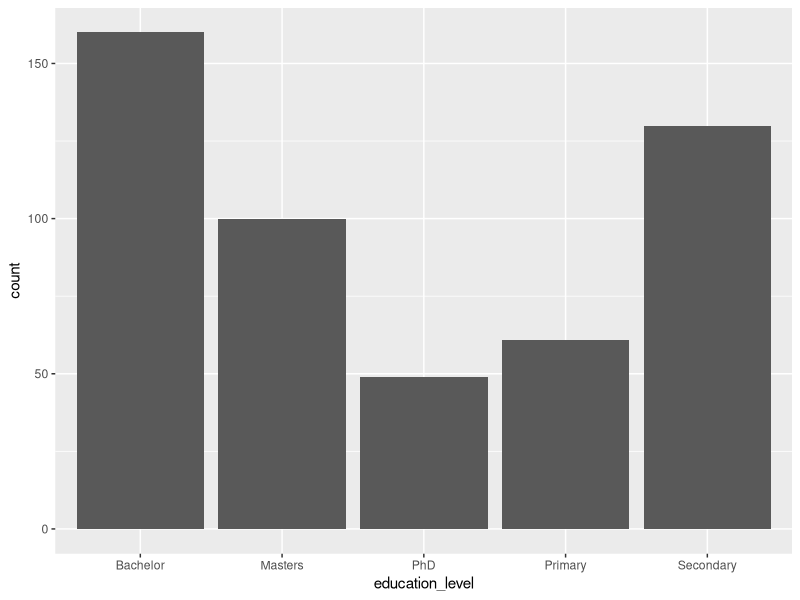
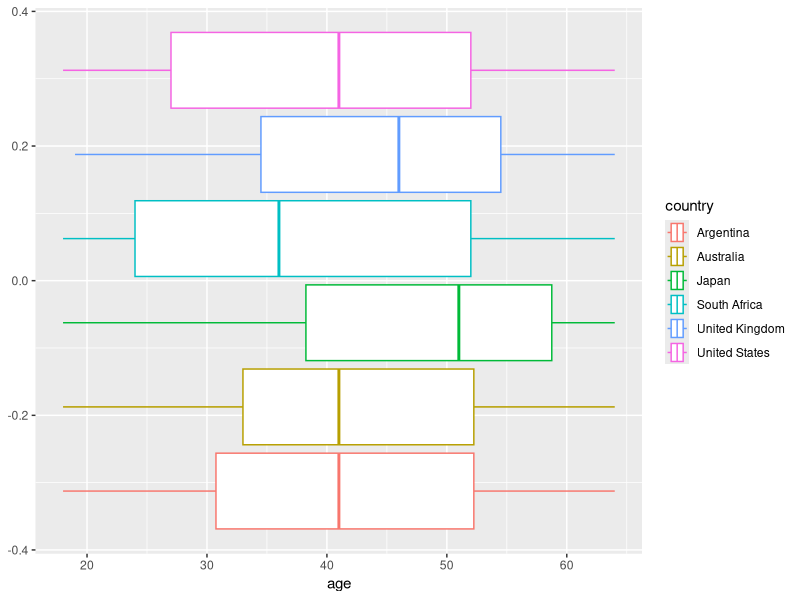
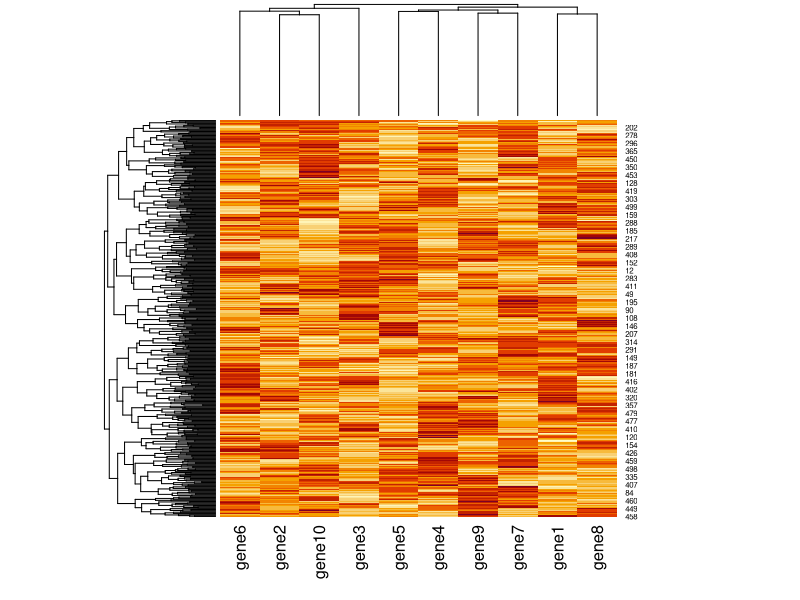
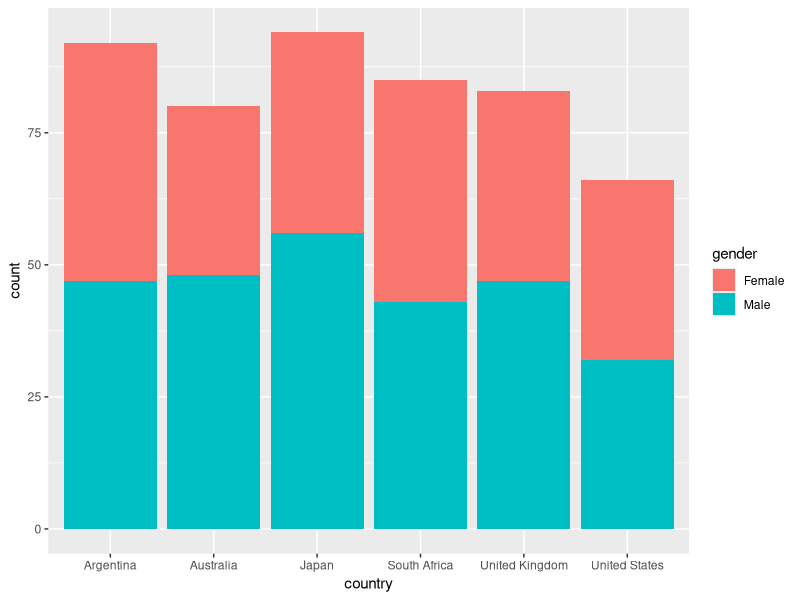
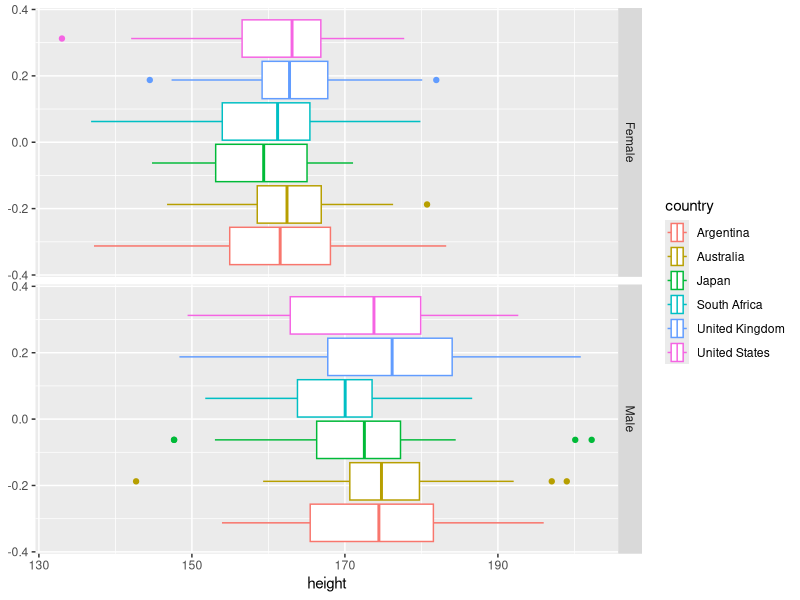
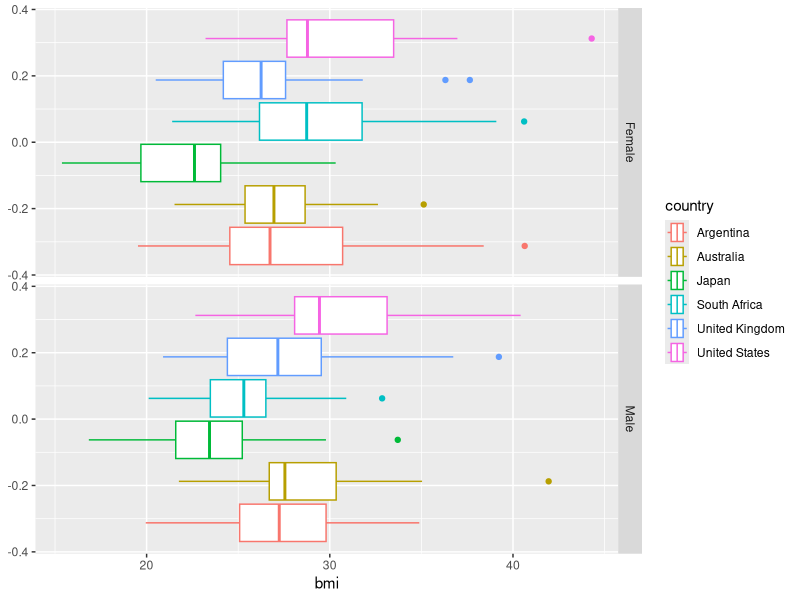

Write R code to recreate these figures, in order.
# load packages
 library(ggplot2)

# read data
mydata <- read.csv("mydata.csv")

# education level
ggplot(mydata, aes(education_level)) +
  geom_bar()

# country & age
ggplot(mydata, aes(x=age, color=country)) +
  geom_boxplot()

# gene expression
heatmap(as.matrix(mydata[,3:12]))

# country & gender
ggplot(mydata, aes(x = country, fill = gender)) +
  geom_bar()

# country, gender, height
ggplot(mydata, aes(x=height, color=country)) +
  geom_boxplot() +
  facet_grid(rows = vars(gender))

# country, gender, bmi
ggplot(mydata, aes(x=bmi, color=country)) +
  geom_boxplot() +
  facet_grid(rows = vars(gender))

# case control
model_data <- mydata[,-c(1, 13, 14, 16)]
fit <- glm(status ~ bmi + SNP1 + SNP2 + SNP3 + SNP4 + SNP5, data = model_data, family = 'binomial')
summary(fit)
